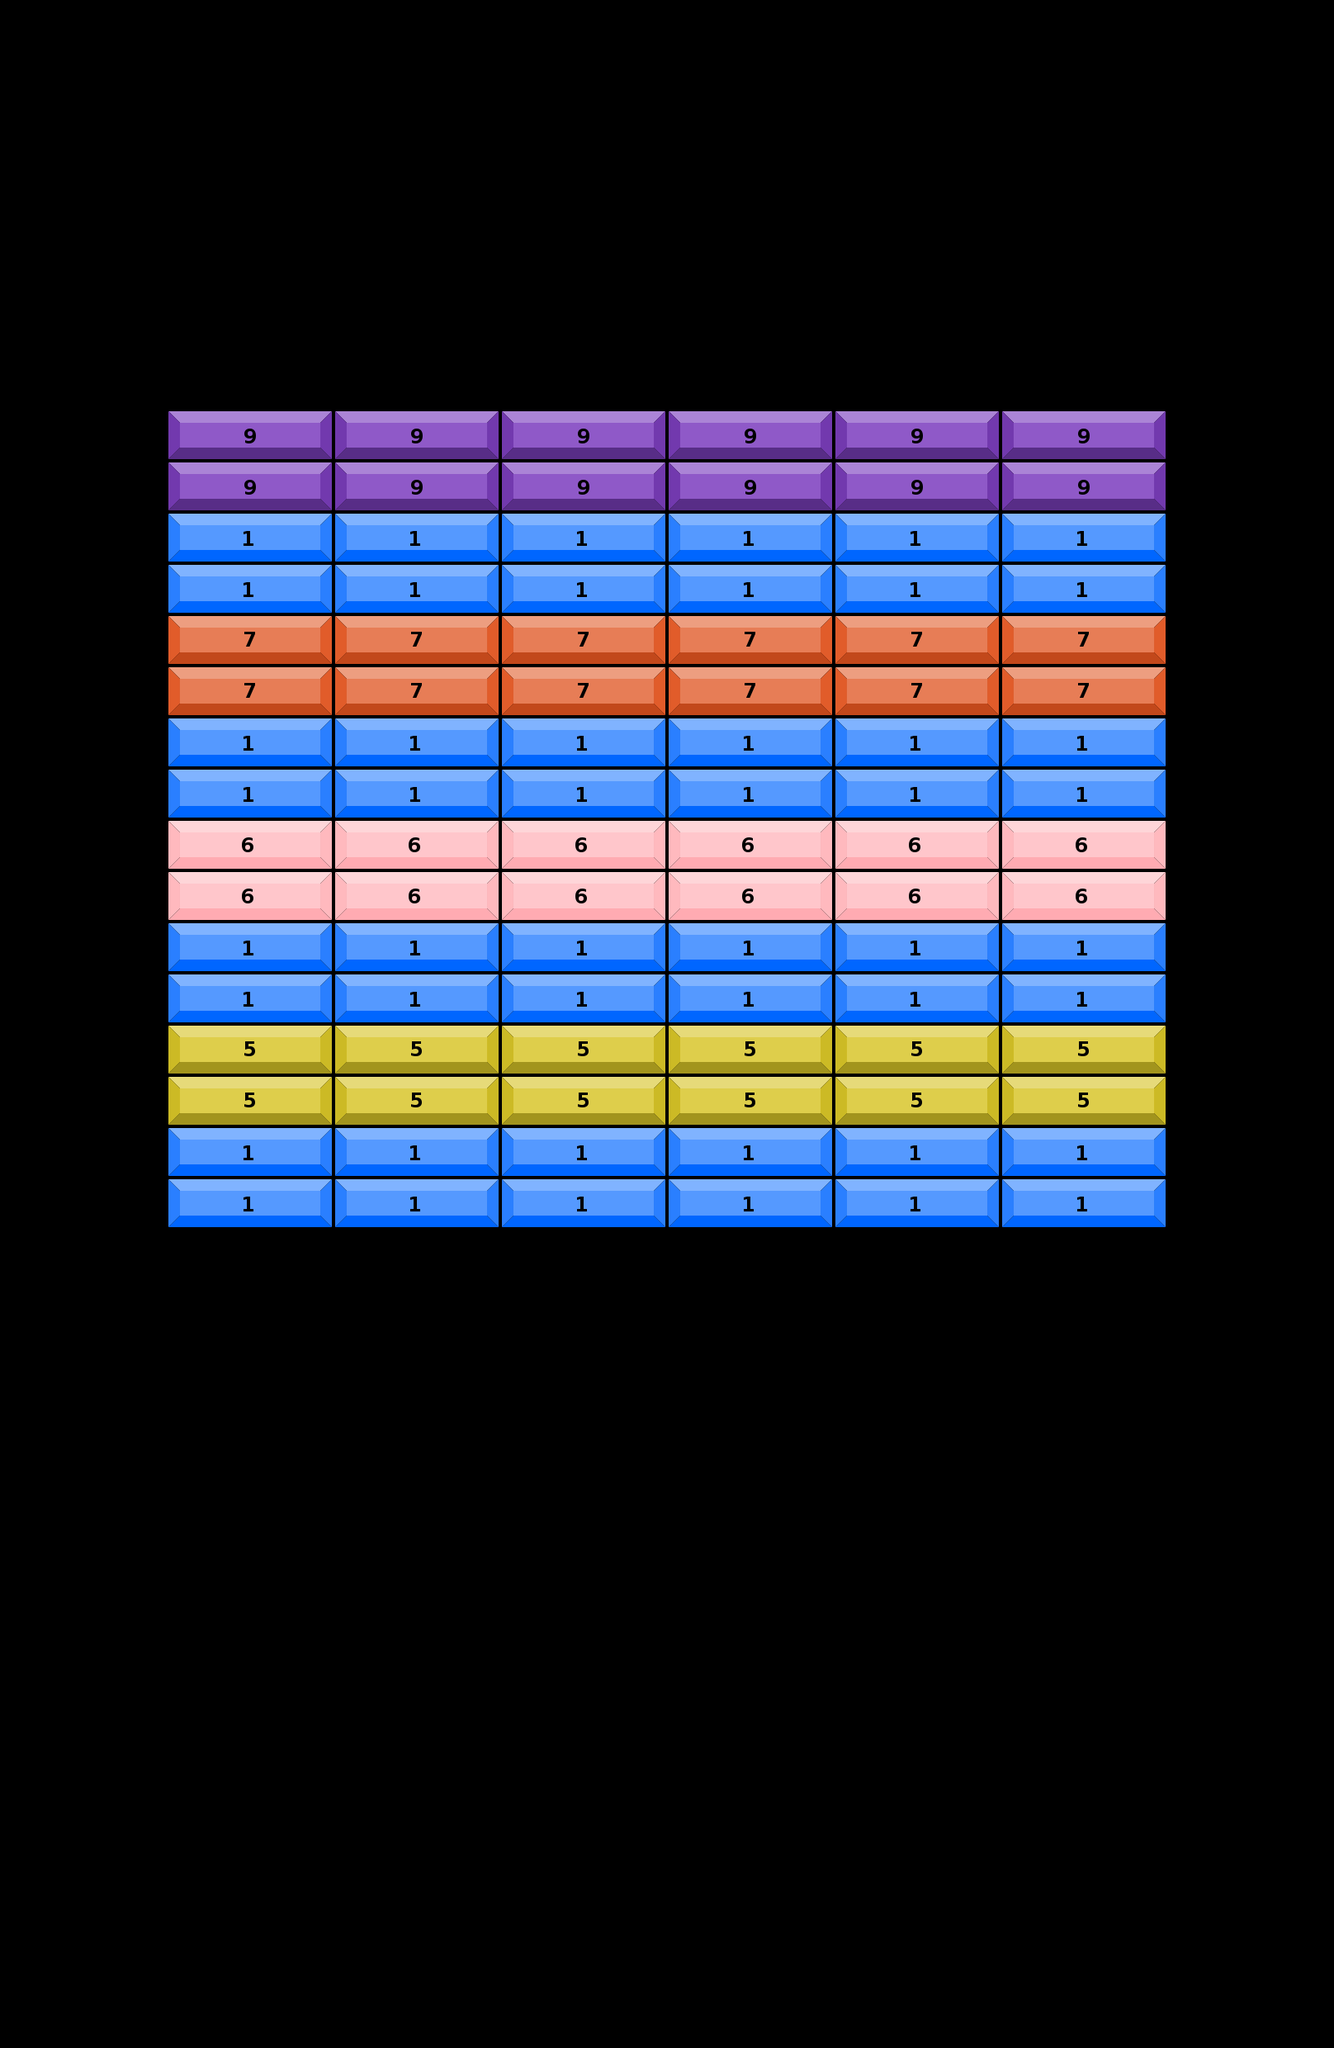

The image is a tile-based game level rendered from a .tmx file. Its description and complete source (layers, tilesets, objects, tile grids) follow:
An orthogonal 8x40 tile map with 202x62 px tiles, 2 tile layers (obstacles layer, grids layer).

<map version="1.5" tiledversion="1.7.2" orientation="orthogonal" renderorder="left-up" compressionlevel="0" width="8" height="40" tilewidth="202" tileheight="62" infinite="0" nextlayerid="6" nextobjectid="9">
 <tileset firstgid="1" source="bricks.tsx" />
 <layer id="4" name="obstacles layer" width="8" height="40">
  <data encoding="csv">
0,0,0,0,0,0,0,0,
0,0,0,0,0,0,0,0,
0,0,0,0,0,0,0,0,
0,0,0,0,0,0,0,0,
0,0,0,0,0,0,0,0,
0,0,0,0,0,0,0,0,
0,0,0,0,0,0,0,0,
0,0,0,0,0,0,0,0,
0,0,0,0,0,0,0,0,
0,0,0,0,0,0,0,0,
0,0,0,0,0,0,0,0,
0,0,0,0,0,0,0,0,
0,0,0,0,0,0,0,0,
0,0,0,0,0,0,0,0,
0,0,0,0,0,0,0,0,
0,0,0,0,0,0,0,0,
0,0,0,0,0,0,0,0,
0,0,0,0,0,0,0,0,
0,0,0,0,0,0,0,0,
0,0,0,0,0,0,0,0,
0,0,0,0,0,0,0,0,
0,0,0,0,0,0,0,0,
0,0,0,0,0,0,0,0,
0,0,0,0,0,0,0,0,
0,0,0,0,0,0,0,0,
0,0,0,0,0,0,0,0,
0,0,0,0,0,0,0,0,
0,0,0,0,0,0,0,0,
0,0,0,0,0,0,0,0,
0,0,0,0,0,0,0,0,
0,0,0,0,0,0,0,0,
0,0,0,0,0,0,0,0,
0,0,0,0,0,0,0,0,
0,0,0,0,0,0,0,0,
0,0,0,0,0,0,0,0,
0,0,0,0,0,0,0,0,
0,0,0,0,0,0,0,0,
0,0,0,0,0,0,0,0,
0,0,0,0,0,0,0,0,
0,0,0,0,0,0,0,0
</data>
 </layer>
 <layer id="1" name="grids layer" width="8" height="40">
  <data encoding="csv">
0,0,0,0,0,0,0,0,
0,0,0,0,0,0,0,0,
0,0,0,0,0,0,0,0,
0,0,0,0,0,0,0,0,
0,0,0,0,0,0,0,0,
0,0,0,0,0,0,0,0,
0,0,0,0,0,0,0,0,
0,0,0,0,0,0,0,0,
0,9,9,9,9,9,9,0,
0,9,9,9,9,9,9,0,
0,1,1,1,1,1,1,0,
0,1,1,1,1,1,1,0,
0,7,7,7,7,7,7,0,
0,7,7,7,7,7,7,0,
0,1,1,1,1,1,1,0,
0,1,1,1,1,1,1,0,
0,6,6,6,6,6,6,0,
0,6,6,6,6,6,6,0,
0,1,1,1,1,1,1,0,
0,1,1,1,1,1,1,0,
0,5,5,5,5,5,5,0,
0,5,5,5,5,5,5,0,
0,1,1,1,1,1,1,0,
0,1,1,1,1,1,1,0,
0,0,0,0,0,0,0,0,
0,0,0,0,0,0,0,0,
0,0,0,0,0,0,0,0,
0,0,0,0,0,0,0,0,
0,0,0,0,0,0,0,0,
0,0,0,0,0,0,0,0,
0,0,0,0,0,0,0,0,
0,0,0,0,0,0,0,0,
0,0,0,0,0,0,0,0,
0,0,0,0,0,0,0,0,
0,0,0,0,0,0,0,0,
0,0,0,0,0,0,0,0,
0,0,0,0,0,0,0,0,
0,0,0,0,0,0,0,0,
0,0,0,0,0,0,0,0,
0,0,0,0,0,0,0,0
</data>
 </layer>
 <objectgroup id="5" name="collision" />
</map>
